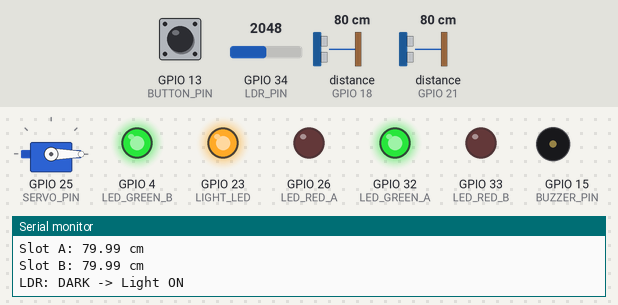
Simulated run of this sketch. Board: ESP32. Shown: servo, output pins drawn as LEDs (lit = HIGH), buzzer (waves = sounding, pin HIGH), the last lines printed to the serial monitor. Wiring (inferred from the names in the program): 2 × ultrasonic range finder: trigger GPIO 5, echo GPIO 18 / trigger GPIO 19, echo GPIO 21. Inputs (shaded band) come from the test bench; at power-on: GPIO 13 (BUTTON_PIN) HIGH, GPIO 34 (LDR_PIN) = 2048, distance to the obstacle (sensors on GPIO 18, GPIO 21) 80 cm. The echo pulse lasts 58.3 µs per cm; pins used as bus, display or sensor lines are not drawn.

Above: at 1.2 s.
1.3 s: GPIO 13 (BUTTON_PIN) pulled LOW for 0.45 s
At 2.8 s:
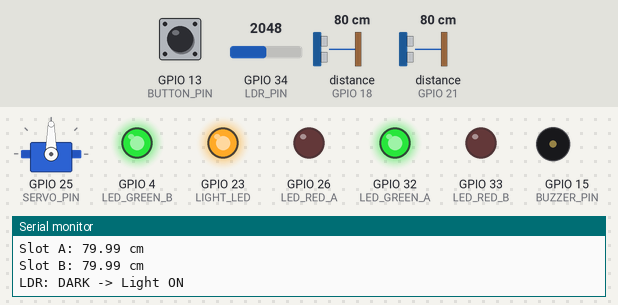
4.7 s: GPIO 34 (LDR_PIN) set to 1552
7.7 s: GPIO 34 (LDR_PIN) set to 1426
At 8.8 s:
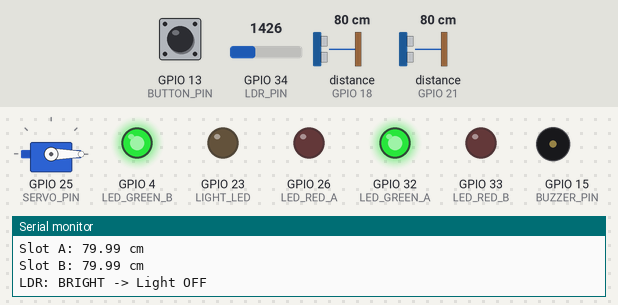
9.4 s: distance to the obstacle (sensor on GPIO 18) set to 12 cm
10.9 s: distance to the obstacle (sensor on GPIO 18) set to 9 cm
At 12.3 s:
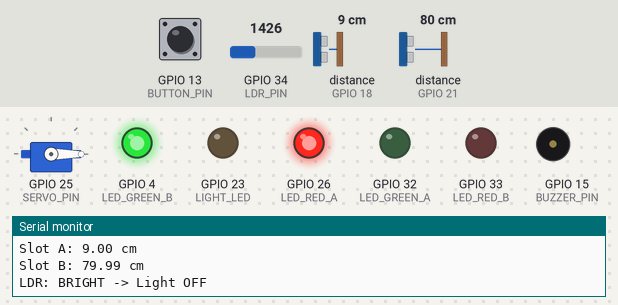
12.6 s: distance to the obstacle (sensor on GPIO 21) set to 12 cm
14.1 s: distance to the obstacle (sensor on GPIO 21) set to 9 cm
At 15.4 s:
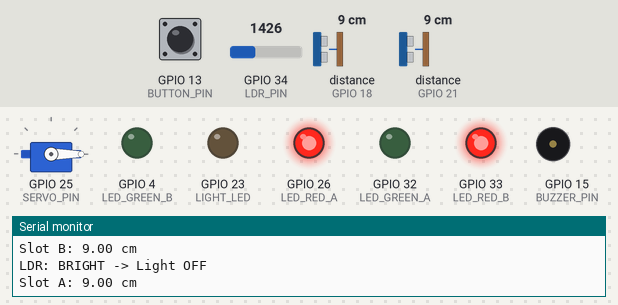
Timing chart, 0 to 16.8 s (numbered marks = the images above; inputs shaded):
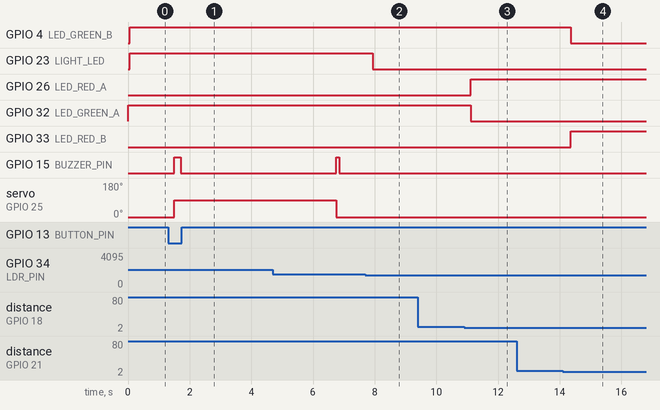

Measured:
- the behaviour switches between 1501 and 1500 on GPIO 34 (LDR_PIN) (found by bisection; images 1 and 2)
- the behaviour switches between 11 and 10 cm on distance to the obstacle (sensor on GPIO 18) (found by bisection; images 2 and 3)
- the behaviour switches between 11 and 10 cm on distance to the obstacle (sensor on GPIO 21) (found by bisection; images 3 and 4)
- after the input at 1.3 s, GPIO 15 (BUZZER_PIN): LOW → HIGH after 0.20 s, → LOW 0.20 s later; servo on GPIO 25 (SERVO_PIN): 0° → 90° after 0.20 s
- after the input at 7.7 s, GPIO 23 (LIGHT_LED): HIGH → LOW after 0.24 s
- after the input at 10.9 s, GPIO 26 (LED_RED_A): LOW → HIGH after 0.21 s; GPIO 32 (LED_GREEN_A): HIGH → LOW after 0.21 s
- after the input at 14.1 s, GPIO 4 (LED_GREEN_B): HIGH → LOW after 0.25 s; GPIO 33 (LED_RED_B): LOW → HIGH after 0.25 s

The sketch:

smart_parking_system.ino
```cpp
/*
  Smart Parking Lot Monitoring System
  ACE6263 - Embedded IoT Systems & Applications

  Sensors (3 types):
    - HC-SR04 Ultrasonic x2  -> Slot A & B occupancy
    - LDR Module             -> Ambient light detection
    - Push Button            -> Entry trigger

  Actuators (3):
    - Servo Motor            -> Barrier gate
    - LEDs (Red/Green x2)    -> Slot status indicators
    - Buzzer + LED Strip     -> Gate feedback beep + auto lighting
*/

#include <ESP32Servo.h>

// ---------------- Pin Definitions ----------------
// Slot A - Ultrasonic + LEDs
#define TRIG_A    5
#define ECHO_A    18
#define LED_RED_A 26
#define LED_GREEN_A 32

// Slot B - Ultrasonic + LEDs
#define TRIG_B    19
#define ECHO_B    21
#define LED_RED_B 33
#define LED_GREEN_B 4

// LDR + Lighting
#define LDR_PIN   34
#define LIGHT_LED 23

// Entry Gate
#define BUTTON_PIN 13
#define SERVO_PIN  25
#define BUZZER_PIN 15

// ---------------- Constants ----------------
const float OCCUPIED_DISTANCE = 10.0;   // cm, below this = car present
const int   DARK_THRESHOLD    = 1500;   // below this = dark
const unsigned long GATE_DURATION = 5000; // gate open time (ms)

// ---------------- Globals ----------------
Servo gateServo;
long duration;
float distanceA, distanceB;
int ldrValue;

bool gateOpen = false;
unsigned long gateOpenTime = 0;

void setup() {
  Serial.begin(115200);

  // Slot A
  pinMode(TRIG_A, OUTPUT);
  pinMode(ECHO_A, INPUT);
  pinMode(LED_RED_A, OUTPUT);
  pinMode(LED_GREEN_A, OUTPUT);

  // Slot B
  pinMode(TRIG_B, OUTPUT);
  pinMode(ECHO_B, INPUT);
  pinMode(LED_RED_B, OUTPUT);
  pinMode(LED_GREEN_B, OUTPUT);

  // LDR + Lighting
  pinMode(LIGHT_LED, OUTPUT);

  // Gate
  pinMode(BUTTON_PIN, INPUT_PULLUP);
  pinMode(BUZZER_PIN, OUTPUT);
  gateServo.attach(SERVO_PIN);
  gateServo.write(0); // start closed

  Serial.println("Smart Parking Lot System Initialized");
}

void loop() {
  checkSlotA();
  delay(50);   // avoid ultrasonic cross-interference
  checkSlotB();
  checkLight();
  checkGate();

  delay(300);
}

// ---------------- Slot A ----------------
void checkSlotA() {
  distanceA = readDistance(TRIG_A, ECHO_A);

  if (distanceA > 0 && distanceA < OCCUPIED_DISTANCE) {
    digitalWrite(LED_RED_A, HIGH);
    digitalWrite(LED_GREEN_A, LOW);
  } else {
    digitalWrite(LED_RED_A, LOW);
    digitalWrite(LED_GREEN_A, HIGH);
  }

  Serial.print("Slot A: ");
  Serial.print(distanceA);
  Serial.println(" cm");
}

// ---------------- Slot B ----------------
void checkSlotB() {
  distanceB = readDistance(TRIG_B, ECHO_B);

  if (distanceB > 0 && distanceB < OCCUPIED_DISTANCE) {
    digitalWrite(LED_RED_B, HIGH);
    digitalWrite(LED_GREEN_B, LOW);
  } else {
    digitalWrite(LED_RED_B, LOW);
    digitalWrite(LED_GREEN_B, HIGH);
  }

  Serial.print("Slot B: ");
  Serial.print(distanceB);
  Serial.println(" cm");
}

// ---------------- Ultrasonic Helper ----------------
float readDistance(int trigPin, int echoPin) {
  digitalWrite(trigPin, LOW);
  delayMicroseconds(2);
  digitalWrite(trigPin, HIGH);
  delayMicroseconds(10);
  digitalWrite(trigPin, LOW);

  long d = pulseIn(echoPin, HIGH, 30000); // 30ms timeout
  return d * 0.0343 / 2;
}

// ---------------- Ambient Lighting ----------------
void checkLight() {
  ldrValue = analogRead(LDR_PIN);

  if (ldrValue > DARK_THRESHOLD) {  // reversed: now > means dark
    digitalWrite(LIGHT_LED, HIGH);
    Serial.println("LDR: DARK -> Light ON");
  } else {
    digitalWrite(LIGHT_LED, LOW);
    Serial.println("LDR: BRIGHT -> Light OFF");
  }
}

// ---------------- Entry Gate ----------------
void checkGate() {
  if (digitalRead(BUTTON_PIN) == LOW && !gateOpen) {
    openGate();
  }

  if (gateOpen && millis() - gateOpenTime >= GATE_DURATION) {
    closeGate();
  }
}

void openGate() {
  gateServo.write(90);
  digitalWrite(BUZZER_PIN, HIGH);
  delay(200);
  digitalWrite(BUZZER_PIN, LOW);
  gateOpen = true;
  gateOpenTime = millis();
  Serial.println("Gate opened");
}

void closeGate() {
  gateServo.write(0);
  digitalWrite(BUZZER_PIN, HIGH);
  delay(100);
  digitalWrite(BUZZER_PIN, LOW);
  gateOpen = false;
  Serial.println("Gate closed");
}
```
